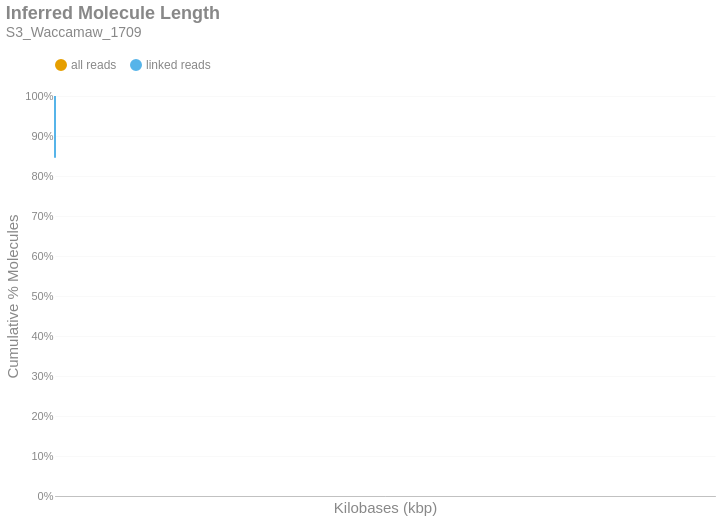

The cell this chart's notebook holds for it:
### Markdown cell above
### Inferred Molecule Length
This is the cumulative frequency distribution of molecule lengths inferred from the first and last alignment positions along a contig for all alignments associated with a single linked-read barcode on a given contig.There are two distributions: one with `all` the alignments (yellow) and another with only `linked reads` (blue). The percent of molecules in the `linked reads` distribution is relative to the total number of linked molecules.

### Code cell
if SKIPLR:
    print_html(f"Skipped")
else:
    binned_df = consolidated_hist(valids['length_inferred']/1000, mask, 10, True)
    binned_df = binned_df.with_columns(
        pl.when(pl.col('bin').cast(pl.Utf8) == '0').then(pl.lit('1')).otherwise(pl.col('bin').cast(pl.Utf8)).alias('bin')
    )
    with SafeRender(binned_df):
        (
            density_plot(binned_df, 'Inferred Molecule Length', samplename, 'inferredlen')
            .transform_calculate(bin_kb='datum.bin / 1000')
            .encode(
                x=alt.X('bin_kb:Q', title="Kilobases (kbp)").scale(type='log', padding=0).axis(labelAngle=-40),
                y=alt.Y('value:Q', title='Cumulative % Molecules')
                    .axis(format='%')
                    .stack(False)
                    .scale(domainMin=0, domainMax=1,padding=0),
                color=alt.Color("key:N").scale(domain = ["all reads", "linked reads"]),
                tooltip = [
                    alt.Tooltip("key:N", title = "Data Type"),
                    alt.Tooltip("range_label:N", title="Kilobases"),
                    alt.Tooltip("value:Q", format = ".2%", title="% Molecules (Cum.)")
                ]
            )
        ).display()

### Figure 1 — Vega-Lite specification as saved in the notebook (floating-point values rounded to 4 significant figures)
{"width": "container", "height": 400, "config": {"title": {"anchor": "start", "dy": -15, "fontSize": 18, "color": "#888888", "subtitleColor": "#888888", "subtitleFontSize": 14}, "arc": {"fill": "#0072B2"}, "axis": {"domainColor": "#888888", "domainWidth": 0.5, "gridWidth": 0.2, "grid": false, "titleFontWeight": 400, "titleFontSize": 15, "labelFontSize": 11, "labelColor": "#888888", "tickColor": "#888888", "tickWidth": 0.2, "titleColor": "#888888"}, "axisBand": {"grid": false}, "axisX": {"grid": true, "tickSize": 10, "domainCap": "round"}, "axisY": {"domain": false, "grid": true, "tickSize": 0, "domainCap": "round"}, "background": "transparent", "header": {"labelFontSize": 15, "labelColor": "#888888", "titleFontSize": 15, "titleFontWeight": 600, "titleColor": "#888888"}, "legend": {"labelFont": "sans-serif", "labelFontSize": 12, "labelColor": "#888888", "symbolSize": 100, "symbolType": "circle", "titleFontSize": 12, "titlePadding": 10, "titleColor": "#888888", "title": null, "orient": "top"}, "range": {"category": ["#E69F00", "#56B4E9", "#009E73", "#F0E442", "#0072B2", "#D55E00", "#CC79A7", "#000000"], "diverging": ["#cfe8f3", "#a2d4ec", "#73bfe2", "#46abdb", "#1696d2", "#12719e"]}, "area": {"fill": "#0072B2", "fillOpacity": 0.7, "line": true, "strokeOpacity": 0.7}, "line": {"color": "#0072B2", "stroke": "#0072B2", "strokeWidth": 2}, "trail": {"color": "#0072B2", "stroke": "#0072B2", "strokeWidth": 0, "size": 1}, "point": {"filled": true, "fillOpacity": 1.0, "size": 95}, "text": {"color": "#888888", "fontSize": 11, "align": "right", "fontWeight": 400, "size": 11}, "bar": {"fill": "#0072B2", "stroke": null}, "view": {"stroke": null, "continuousWidth": 660, "continuousHeight": 400}}, "data": {"name": "data-8d00c213fb3e575a9ecaf575a07c5683"}, "mark": {"type": "line", "interpolate": "monotone", "point": {"opacity": 0, "size": 275}}, "encoding": {"color": {"field": "key", "scale": {"domain": ["all reads", "linked reads"]}, "type": "nominal"}, "tooltip": [{"field": "key", "title": "Data Type", "type": "nominal"}, {"field": "range_label", "title": "Kilobases", "type": "nominal"}, {"field": "value", "format": ".2%", "title": "% Molecules (Cum.)", "type": "quantitative"}], "x": {"axis": {"labelAngle": -40}, "field": "bin_kb", "scale": {"type": "log", "padding": 0}, "title": "Kilobases (kbp)", "type": "quantitative"}, "y": {"axis": {"format": "%"}, "field": "value", "scale": {"domainMin": 0, "domainMax": 1, "padding": 0}, "stack": false, "title": "Cumulative % Molecules", "type": "quantitative"}}, "params": [{"name": "param_c36ac31b6afebe62", "select": {"type": "point", "fields": ["key"]}, "bind": "legend"}], "title": {"text": "Inferred Molecule Length", "subtitle": "S3_Waccamaw_1709"}, "transform": [{"fold": ["all reads (cumsum)", "linked reads (cumsum)"]}, {"calculate": "replace(datum.key, ' (cumsum)', '')", "as": "key"}, {"filter": {"param": "param_c36ac31b6afebe62"}}, {"calculate": "datum.bin / 1000", "as": "bin_kb"}], "usermeta": {"embedOptions": {"downloadFileName": "S3_Waccamaw_1709.inferredlen"}}, "$schema": "https://vega.github.io/schema/vega-lite/v6.1.0.json", "datasets": {"data-8d00c213fb3e575a9ecaf575a07c5683": [{"bin": "0.0", "interval": "0.0-10.0", "all reads": 0.9848, "linked reads": 0.8458, "all reads (cumsum)": 0.9848, "linked reads (cumsum)": 0.8458, "range_label": "0-9"}, {"bin": "10.0", "interval": "10.0-20.0", "all reads": 0.00539, "linked reads": 0.05437, "all reads (cumsum)": 0.9902, "linked reads (cumsum)": 0.9001, "range_label": "10-19"}, {"bin": "20.0", "interval": "20.0-30.0", "all reads": 0.003331, "linked reads": 0.03382, "all reads (cumsum)": 0.9935, "linked reads (cumsum)": 0.934, "range_label": "20-29"}, {"bin": "30.0", "interval": "30.0-40.0", "all reads": 0.002323, "linked reads": 0.02348, "all reads (cumsum)": 0.9958, "linked reads (cumsum)": 0.9574, "range_label": "30-39"}, {"bin": "40.0", "interval": "40.0-50.0", "all reads": 0.001777, "linked reads": 0.01791, "all reads (cumsum)": 0.9976, "linked reads (cumsum)": 0.9754, "range_label": "40-49"}, {"bin": "50.0", "interval": "50.0-60.0", "all reads": 0.0008033, "linked reads": 0.008282, "all reads (cumsum)": 0.9984, "linked reads (cumsum)": 0.9836, "range_label": "50-59"}, {"bin": "60.0", "interval": "60.0-70.0", "all reads": 0.0005253, "linked reads": 0.005435, "all reads (cumsum)": 0.9989, "linked reads (cumsum)": 0.9891, "range_label": "60-69"}, {"bin": "70.0", "interval": "70.0-80.0", "all reads": 0.0003671, "linked reads": 0.003792, "all reads (cumsum)": 0.9993, "linked reads (cumsum)": 0.9929, "range_label": "70-79"}, {"bin": "80.0", "interval": "80.0-90.0", "all reads": 0.0002322, "linked reads": 0.002407, "all reads (cumsum)": 0.9995, "linked reads (cumsum)": 0.9953, "range_label": "80-89"}, {"bin": "90.0", "interval": "90.0-100.0", "all reads": 0.0001558, "linked reads": 0.001613, "all reads (cumsum)": 0.9997, "linked reads (cumsum)": 0.9969, "range_label": "90-99"}, {"bin": "100.0", "interval": "100.0-110.0", "all reads": 0.000104, "linked reads": 0.001078, "all reads (cumsum)": 0.9998, "linked reads (cumsum)": 0.998, "range_label": "100-109"}, {"bin": "110.0", "interval": "110.0-120.0", "all reads": 7.191e-05, "linked reads": 0.0007455, "all reads (cumsum)": 0.9999, "linked reads (cumsum)": 0.9987, "range_label": "110-119"}, {"bin": "120.0", "interval": "120.0-130.0", "all reads": 4.247e-05, "linked reads": 0.0004376, "all reads (cumsum)": 0.9999, "linked reads (cumsum)": 0.9991, "range_label": "120-129"}, {"bin": "130.0", "interval": "130.0-140.0", "all reads": 2.606e-05, "linked reads": 0.0002701, "all reads (cumsum)": 0.9999, "linked reads (cumsum)": 0.9994, "range_label": "130-139"}, {"bin": "140.0", "interval": "140.0-150.0", "all reads": 1.798e-05, "linked reads": 0.0001837, "all reads (cumsum)": 1.0, "linked reads (cumsum)": 0.9996, "range_label": "140-149"}, {"bin": "150.0", "interval": "150.0-160.0", "all reads": 1.381e-05, "linked reads": 0.0001432, "all reads (cumsum)": 1.0, "linked reads (cumsum)": 0.9997, "range_label": "150-159"}, {"bin": "160.0", "interval": "160.0-170.0", "all reads": 1.068e-05, "linked reads": 0.0001107, "all reads (cumsum)": 1.0, "linked reads (cumsum)": 0.9999, "range_label": "160-169"}, {"bin": "170.0", "interval": "170.0-180.0", "all reads": 4.429e-06, "linked reads": 4.592e-05, "all reads (cumsum)": 1.0, "linked reads (cumsum)": 0.9999, "range_label": "170-179"}, {"bin": "180.0", "interval": "180.0-190.0", "all reads": 4.69e-06, "linked reads": 4.862e-05, "all reads (cumsum)": 1.0, "linked reads (cumsum)": 0.9999, "range_label": "180-189"}, {"bin": "190.0", "interval": "190.0-200.0", "all reads": 1.824e-06, "linked reads": 1.891e-05, "all reads (cumsum)": 1.0, "linked reads (cumsum)": 1.0, "range_label": "190-199"}, {"bin": "200.0", "interval": "200.0-210.0", "all reads": 1.303e-06, "linked reads": 1.351e-05, "all reads (cumsum)": 1.0, "linked reads (cumsum)": 1.0, "range_label": "200-209"}, {"bin": "210.0", "interval": "210.0-220.0", "all reads": 2.606e-07, "linked reads": 2.701e-06, "all reads (cumsum)": 1.0, "linked reads (cumsum)": 1.0, "range_label": "210-219"}, {"bin": "220.0", "interval": "220.0-230.0", "all reads": 2.606e-07, "linked reads": 2.701e-06, "all reads (cumsum)": 1.0, "linked reads (cumsum)": 1.0, "range_label": "220-229"}, {"bin": "230.0", "interval": "230.0-240.0", "all reads": 2.606e-07, "linked reads": 2.701e-06, "all reads (cumsum)": 1.0, "linked reads (cumsum)": 1.0, "range_label": "230-239"}, {"bin": "240.0", "interval": "240.0-250.0", "all reads": 2.606e-07, "linked reads": 2.701e-06, "all reads (cumsum)": 1.0, "linked reads (cumsum)": 1.0, "range_label": "240-249"}, {"bin": "250.0", "interval": "250.0-260.0", "all reads": 0.0, "linked reads": 0.0, "all reads (cumsum)": 1.0, "linked reads (cumsum)": 1.0, "range_label": "250-259"}, {"bin": "260.0", "interval": "260.0-270.0", "all reads": 2.606e-07, "linked reads": 2.701e-06, "all reads (cumsum)": 1.0, "linked reads (cumsum)": 1.0, "range_label": "260-269"}, {"bin": "270.0", "interval": "270.0-280.0", "all reads": 0.0, "linked reads": 0.0, "all reads (cumsum)": 1.0, "linked reads (cumsum)": 1.0, "range_label": "270-279"}, {"bin": "280.0", "interval": "280.0-290.0", "all reads": 5.211e-07, "linked reads": 5.402e-06, "all reads (cumsum)": 1.0, "linked reads (cumsum)": 1.0, "range_label": "280-289"}]}}
